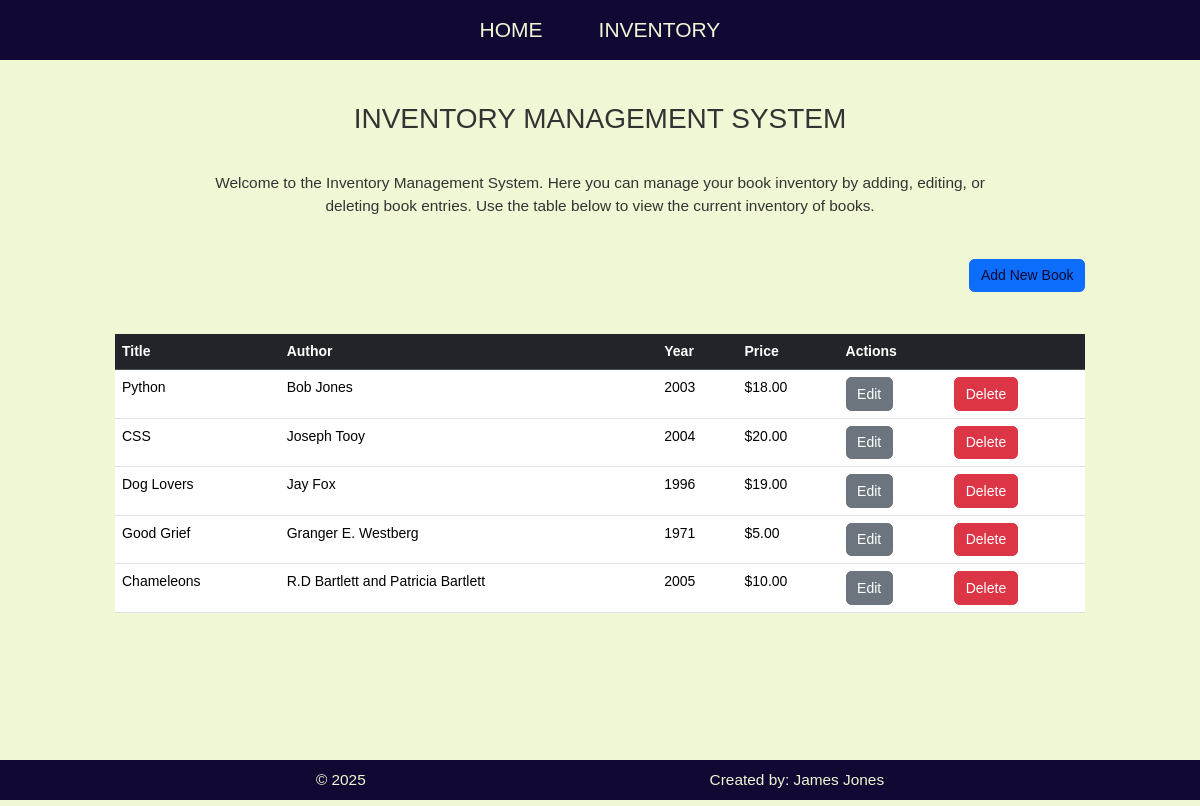
Screenshot of /inventory/ with the database file from the repository.
### inventory/models.py (models this page shows, shortened)
class Book(models.Model):
    title = models.CharField(max_length=200)
    author = models.CharField(max_length=100)
    year = models.PositiveIntegerField()
    price = models.DecimalField(max_digits=6, decimal_places=2)

### inventory/views.py (the view)
# urls.py: path('', views.inventory_page, name='inventory'),
def inventory_page(request):
    book_list = Book.objects.all()
    return render(request, 'inventory/inventory.html', {'book_list': book_list})

### templates/inventory/inventory.html (shortened to what this page needs)
{% extends "base.html" %}
{% load static %}
{% block content %}
<section class ="inventory-section container">
    <div class="inventory-description-container center-column">
        <h1>Inventory Management System</h1>
        <p>Welcome to the Inventory Management System. Here you can manage your book inventory by adding, editing, or deleting book entries. Use the table below to view the current inventory of books.</p>
        <a href="{% url 'add' %}" class="btn btn-primary mb-3">Add New Book</a>
    </div>
    <div class="inventory-table-container center-column">
        <table class = "table">
            <thead class="table-dark">
                <tr>
                    <th scope="col">Title</th>
                    <th scope="col">Author</th>
                    <th scope="col">Year</th>
                    <th scope="col">Price</th>
                    <th scope="col" colspan="2">Actions</th>
                </tr>
            </thead>
            <tbody>
                {% for book in book_list %}
                <tr>
                    <td>{{ book.title }}</td>
                    <td>{{ book.author }}</td>
                    <td>{{ book.year }}</td>
                    <td>${{ book.price }}</td>
                    <td><a href="{% url 'edit' book.id %}" class="btn btn-secondary">Edit</a></td>
                    <td><a href="{% url 'delete' book.id %}" class="btn btn-danger">Delete</a></td>
                </tr>
                {% endfor %}
            </tbody>
        </table>
    </div>
</section>
{% endblock content %}

### templates/base.html (shortened to what this page needs)
{% load static %}
<!DOCTYPE html>
<html lang="en">
<head>
    <link href="https://cdn.jsdelivr.net/npm/bootstrap@5.3.7/dist/css/bootstrap.min.css" rel="stylesheet"
>
    <link rel="stylesheet" href="{% static 'css/base.css' %}">
    <link rel="stylesheet" href="{% static 'css/home.css' %}">
    <link rel="stylesheet" href="{% static 'css/inventory.css' %}">
    <link rel="stylesheet" href="{% static 'css/footer.css' %}">
    <link rel="stylesheet" href="{% static 'css/header.css' %}">
</head>
<body>
    <header class="inventory-header">
        <nav class="inventory-nav">
            <a href="{% url 'home' %}">Home</a>
            <a href="{% url 'inventory' %}">Inventory</a>
        </nav>
    </header>
    <main class="main-container">
        {% block content %}
        {% endblock content %}
    </main>
    <footer>
        <p>&copy; 2025</p>
        <p>Created by: James Jones</p>
    </footer>
</body>
</html>

### static/css/base.css (style rules this page uses)
:root { --primary-color: #110934; --secondary-color: #f0f7d4; --neutral-color: #333333; --background-color: #f0f7d4; --surface-color: #110934; --lobster-font: 'Lobster', sans-serif; --sans-font: 'DM Sans', sans-serif; }
body { min-height: 100vh; display: flex; flex-direction: column; background-color: var(--background-color); }
.main-container { max-width: 100%; height: 100vh; background-color: var(--background-color); margin: 0 auto; padding: 1rem; flex: 1; }
.container { display: flex; justify-content: space-between; align-items: center; }
.center-column { display: flex; flex-direction: column; justify-content: center; align-items: center; }
html { background-color: var(--background-color); font-size: 14px; }
* { font-family: var(--sans-font); margin: 0px; padding: 0px; }
a { text-decoration: none; }
h1 { color: var(--neutral-color); font-size: 2rem; text-transform: uppercase; }
p { color: var(--neutral-color); font-size: 1.1rem; }

### static/css/inventory.css (style rules this page uses)
.inventory-section { padding: 2rem; display: flex; flex-direction: column; align-items: center; width: 90%; }
.inventory-table-container { width: 100%; display: flex; flex-direction: column; align-items: center; margin-top: 2rem; }
.inventory-description-container { width: 100%; display: flex; flex-direction: column; align-items: center; }
.inventory-description-container a { color: var(--primary-color); margin-top: 1rem; align-self: flex-end; }
.inventory-description-container p { width: 80%; margin: 2rem auto; text-align: center; align-self: center; }

### static/css/footer.css (style rules this page uses)
footer { height: 3rem; display: flex; align-items: center; justify-content: space-evenly; border-top: solid 2px var(--secondary-color); background-color: var(--surface-color); margin-top: auto; }
footer p { color: var(--secondary-color); font-size: 1 rem; padding: 1rem; margin: 0 1rem; }

### static/css/header.css (style rules this page uses)
.inventory-header { background-color: var(--primary-color); height: 60px; position: sticky; top: 0px; }
.inventory-nav { height: 100%; text-align: center; text-decoration: none; color: var(--secondary-color); display: flex; flex-direction: row; align-items: center; justify-content: center; }
nav.inventory-nav a, .nav-link a { color: var(--secondary-color); font-size: 1.5rem; text-transform: uppercase; margin: 0 1rem; padding: 1rem; display: flex; align-items: center; height: 100%; text-decoration: none; }

### rows the page displays
Book: title "Python", author "Bob Jones", year "2003", price "18.00"
Book: title "CSS", author "Joseph Tooy", year "2004", price "20.00"
Book: title "Dog Lovers", author "Jay Fox", year "1996", price "19.00"
Book: title "Good Grief", author "Granger E. Westberg", year "1971", price "5.00"
Book: title "Chameleons", author "R.D Bartlett and Patricia Bartlett", year "2005", price "10.00"
